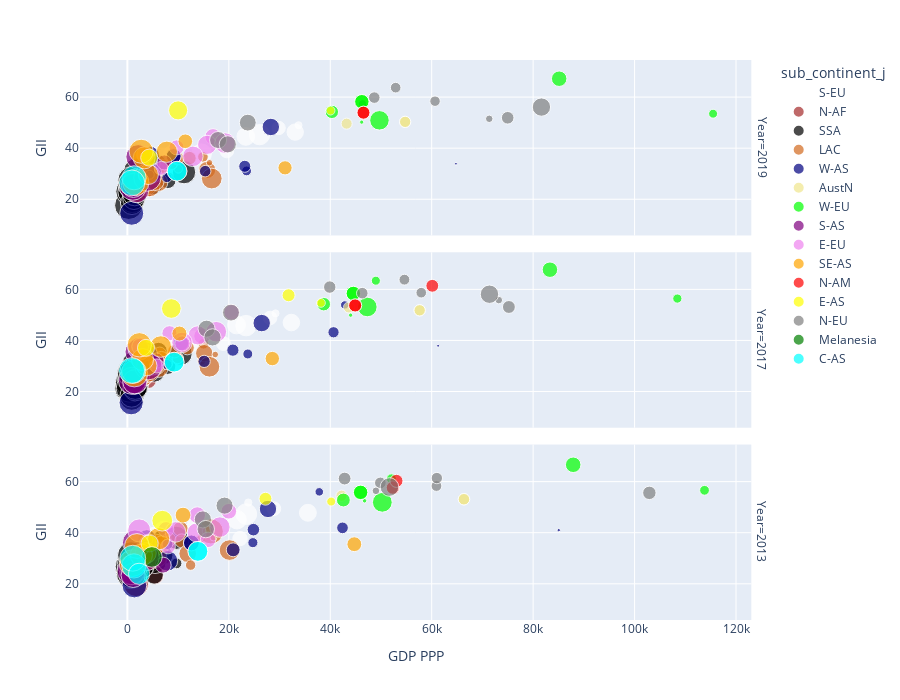

Notebook source saved alongside this figure:
### Code cell
fig = px.scatter(MERGED3[~MERGED3["GDP"].isnull()&((MERGED3["Year"]==2013)|
                                (MERGED3["Year"]==2017)|(MERGED3["Year"]==2019))&#(~MERGED3["RURALPOP"].isnull())&
                         (~MERGED3["Global Innovation Index"].isnull())], 
                 x="GDP", y="Global Innovation Index",size="RURALPOP",
                 color="sub_continent_j", facet_row="Year",hover_name="Country Code_x",
                 labels={"GDP":"GDP PPP","Global Innovation Index":"GII"},height=700,#range_y=[0,5000000000],
                 color_discrete_map=colormap1)#facet_col="landlocked", 
#fig.update_yaxes(matches=None)
fig.show()

### Figure 1 — Plotly figure (JSON) as saved in the notebook; plotly's stock layout.template omitted (floating-point values rounded to 4 significant figures)
{"data": [{"hovertemplate": "<b>%{hovertext}</b><br><br>sub_continent_j=S-EU<br>Year=2019<br>GDP PPP=%{x}<br>GII=%{y}<br>RURALPOP=%{marker.size}<extra></extra>", "hovertext": ["ALB", "BIH", "HRV", "GRC", "ITA", "MLT", "MNE", "PRT", "SRB", "SVN", "ESP"], "legendgroup": "S-EU", "marker": {"color": "white", "size": [38.77, 51.37, 42.76, 20.61, 29.26, 5.322, 32.85, 34.24, 43.74, 45.18, 19.44], "sizemode": "area", "sizeref": 0.2182, "symbol": "circle"}, "mode": "markers", "name": "S-EU", "orientation": "v", "showlegend": true, "type": "scatter", "x": [5303.0, 6109.0, 14630.0, 19600.0, 33090.0, 33750.0, 8825.0, 23350.0, 7359.0, 26060.0, 29820.0], "xaxis": "x3", "y": [30.3, 31.4, 37.8, 38.9, 46.3, 49, 37.7, 44.6, 35.7, 45.3, 47.9], "yaxis": "y3"}, {"hovertemplate": "<b>%{hovertext}</b><br><br>sub_continent_j=S-EU<br>Year=2017<br>GDP PPP=%{x}<br>GII=%{y}<br>RURALPOP=%{marker.size}<extra></extra>", "hovertext": ["ALB", "BIH", "HRV", "GRC", "ITA", "MLT", "MNE", "PRT", "MKD", "SRB", "SVN", "ESP"], "legendgroup": "S-EU", "marker": {"color": "white", "size": [40.62, 52.12, 43.33, 21.28, 29.86, 5.454, 33.52, 35.35, 42.25, 44.06, 45.73, 19.92], "sizemode": "area", "sizeref": 0.2182, "symbol": "circle"}, "mode": "markers", "name": "S-EU", "orientation": "v", "showlegend": false, "type": "scatter", "x": [4514.0, 5395.0, 13230.0, 18930.0, 32330.0, 29210.0, 7739.0, 21520.0, 5431.0, 6275.0, 23400.0, 28140.0], "xaxis": "x2", "y": [28.9, 30.2, 39.8, 38.8, 47, 50.6, 38.1, 46.1, 35.4, 35.3, 45.8, 48.8], "yaxis": "y2"}, {"hovertemplate": "<b>%{hovertext}</b><br><br>sub_continent_j=S-EU<br>Year=2013<br>GDP PPP=%{x}<br>GII=%{y}<br>RURALPOP=%{marker.size}<extra></extra>", "hovertext": ["ALB", "BIH", "HRV", "GRC", "ITA", "MLT", "MNE", "PRT", "MKD", "SRB", "SVN", "ESP"], "legendgroup": "S-EU", "marker": {"color": "white", "size": [44.61, 53.48, 44.29, 22.64, 31.02, 5.721, 34.86, 37.65, 42.81, 44.53, 46.67, 20.87], "sizemode": "area", "sizeref": 0.2182, "symbol": "circle"}, "mode": "markers", "name": "S-EU", "orientation": "v", "showlegend": false, "type": "scatter", "x": [4400.0, 5132.0, 13580.0, 22200.0, 35590.0, 23840.0, 7128.0, 21610.0, 5211.0, 6753.0, 23460.0, 28870.0], "xaxis": "x", "y": [30.9, 36.2, 41.9, 37.7, 47.8, 51.8, 41, 45.1, 38.2, 37.9, 47.3, 49.4], "yaxis": "y"}, {"hovertemplate": "<b>%{hovertext}</b><br><br>sub_continent_j=N-AF<br>Year=2019<br>GDP PPP=%{x}<br>GII=%{y}<br>RURALPOP=%{marker.size}<extra></extra>", "hovertext": ["DZA", "EGY", "MAR", "TUN"], "legendgroup": "N-AF", "marker": {"color": "brown", "size": [26.81, 57.27, 37.01, 30.75], "sizemode": "area", "sizeref": 0.2182, "symbol": "circle"}, "mode": "markers", "name": "N-AF", "orientation": "v", "showlegend": true, "type": "scatter", "x": [3976.0, 3161.0, 3282.0, 3318.0], "xaxis": "x3", "y": [24, 27.5, 31.6, 32.8], "yaxis": "y3"}, {"hovertemplate": "<b>%{hovertext}</b><br><br>sub_continent_j=N-AF<br>Year=2017<br>GDP PPP=%{x}<br>GII=%{y}<br>RURALPOP=%{marker.size}<extra></extra>", "hovertext": ["DZA", "EGY", "MAR", "TUN"], "legendgroup": "N-AF", "marker": {"color": "brown", "size": [27.95, 57.3, 38.09, 31.36], "sizemode": "area", "sizeref": 0.2182, "symbol": "circle"}, "mode": "markers", "name": "N-AF", "orientation": "v", "showlegend": false, "type": "scatter", "x": [4110.0, 2023.0, 3083.0, 3481.0], "xaxis": "x2", "y": [24.3, 26, 32.7, 32.3], "yaxis": "y2"}, {"hovertemplate": "<b>%{hovertext}</b><br><br>sub_continent_j=N-AF<br>Year=2013<br>GDP PPP=%{x}<br>GII=%{y}<br>RURALPOP=%{marker.size}<extra></extra>", "hovertext": ["DZA", "EGY", "MAR", "SDN", "TUN"], "legendgroup": "N-AF", "marker": {"color": "brown", "size": [30.42, 57.11, 40.3, 66.49, 32.5], "sizemode": "area", "sizeref": 0.2182, "symbol": "circle"}, "mode": "markers", "name": "N-AF", "orientation": "v", "showlegend": false, "type": "scatter", "x": [5500.0, 3063.0, 3168.0, 1725.0, 4223.0], "xaxis": "x", "y": [23.1, 28.5, 30.9, 19.8, 35.8], "yaxis": "y"}, {"hovertemplate": "<b>%{hovertext}</b><br><br>sub_continent_j=SSA<br>Year=2019<br>GDP PPP=%{x}<br>GII=%{y}<br>RURALPOP=%{marker.size}<extra></extra>", "hovertext": ["BEN", "BEN", "BWA", "BFA", "BDI", "CMR", "CIV", "CIV", "ETH", "GHA", "GIN", "KEN", "MDG", "MWI", "MLI", "MUS", "MOZ", "NAM", "NGA", "NGA", "RWA", "SEN", "ZAF", "TGO", "UGA", "ZMB", "ZWE"], "legendgroup": "SSA", "marker": {"color": "black", "size": [52.14, 52.14, 29.83, 70.02, 86.63, 43.03, 48.76, 48.76, 78.78, 43.29, 63.5, 72.49, 62.14, 82.83, 56.86, 59.23, 63.47, 48.96, 48.84, 48.84, 82.69, 52.35, 33.14, 57.75, 75.64, 55.93, 67.79], "sizemode": "area", "sizeref": 0.2182, "symbol": "circle"}, "mode": "markers", "name": "SSA", "orientation": "v", "showlegend": true, "type": "scatter", "x": [1220.0, 1220.0, 7961.0, 786.9, 260.4, 1502.0, 2276.0, 2276.0, 827.5, 2203.0, 967.4, 1817.0, 523.0, 434.8, 886.8, 11170.0, 503.7, 4957.0, 2361.0, 2361.0, 820.1, 1452.0, 6001.0, 899.5, 736.6, 1292.0, 1464.0], "xaxis": "x3", "y": [20.4, 20.4, 27.4, 23.3, 17.6, 23.9, 25.6, 25.6, 24.2, 25.3, 19.5, 31.1, 22.4, 23, 24, 30.6, 22.9, 25.9, 23.9, 23.9, 27.4, 26.8, 34, 18.5, 25.6, 20.4, 22.3], "yaxis": "y3"}, {"hovertemplate": "<b>%{hovertext}</b><br><br>sub_continent_j=SSA<br>Year=2017<br>GDP PPP=%{x}<br>GII=%{y}<br>RURALPOP=%{marker.size}<extra></extra>", "hovertext": ["BEN", "BEN", "BWA", "BFA", "BDI", "CMR", "CIV", "CIV", "ETH", "GIN", "KEN", "MDG", "MWI", "MLI", "MUS", "MOZ", "NAM", "NER", "NGA", "NGA", "RWA", "SEN", "ZAF", "TGO", "UGA", "TZA", "TZA", "ZMB", "ZWE"], "legendgroup": "SSA", "marker": {"color": "black", "size": [53.23, 53.23, 31.3, 71.26, 87.29, 44.22, 49.67, 49.67, 79.69, 64.21, 73.44, 63.48, 83.29, 58.43, 59.16, 64.55, 50.99, 83.65, 50.48, 50.48, 82.88, 53.26, 34.15, 58.84, 76.8, 66.95, 66.95, 57.02, 67.76], "sizemode": "area", "sizeref": 0.2182, "symbol": "circle"}, "mode": "markers", "name": "SSA", "orientation": "v", "showlegend": false, "type": "scatter", "x": [1137.0, 1137.0, 7893.0, 735.0, 297.1, 1425.0, 2111.0, 2111.0, 721.8, 855.6, 1572.0, 515.3, 359.2, 830.0, 10490.0, 461.4, 5300.0, 517.1, 1969.0, 1969.0, 772.3, 1362.0, 6122.0, 830.7, 658.7, 1003.0, 1003.0, 1535.0, 1548.0], "xaxis": "x2", "y": [23, 23, 30, 21.9, 21.3, 22.6, 24, 24, 24.2, 17.4, 31, 24.2, 23.5, 22.5, 34.8, 24.5, 27.9, 21.2, 21.9, 21.9, 27.4, 27.1, 35.8, 18.4, 27, 28, 28, 20.8, 21.8], "yaxis": "y2"}, {"hovertemplate": "<b>%{hovertext}</b><br><br>sub_continent_j=SSA<br>Year=2013<br>GDP PPP=%{x}<br>GII=%{y}<br>RURALPOP=%{marker.size}<extra></extra>", "hovertext": ["AGO", "BEN", "BEN", "BWA", "BFA", "CPV", "CMR", "CIV", "CIV", "ETH", "GAB", "GMB", "GHA", "GIN", "KEN", "SWZ", "LSO", "MDG", "MWI", "MLI", "MUS", "MOZ", "NAM", "NER", "NGA", "NGA", "RWA", "SEN", "ZAF", "TGO", "UGA", "TZA", "TZA", "ZMB", "ZWE"], "legendgroup": "SSA", "marker": {"color": "black", "size": [38.0, 55.36, 55.36, 34.43, 73.65, 36.68, 46.63, 51.41, 51.41, 81.42, 12.84, 42.18, 47.25, 65.45, 75.21, 77.0, 73.9, 66.12, 84.03, 61.6, 58.78, 66.64, 55.24, 83.79, 53.88, 53.88, 83.05, 54.98, 36.21, 60.94, 79.04, 69.8, 69.8, 59.13, 67.35], "sizemode": "area", "sizeref": 0.2182, "symbol": "circle"}, "mode": "markers", "name": "SSA", "orientation": "v", "showlegend": false, "type": "scatter", "x": [5255.0, 1088.0, 1088.0, 7225.0, 787.2, 3617.0, 1465.0, 1757.0, 1757.0, 487.9, 9681.0, 700.5, 2378.0, 769.0, 1210.0, 4230.0, 1193.0, 541.1, 334.0, 805.2, 9662.0, 664.1, 5431.0, 552.2, 2998.0, 2998.0, 723.2, 1394.0, 6829.0, 720.3, 720.4, 967.4, 967.4, 1781.0, 1430.0], "xaxis": "x", "y": [23.5, 25.1, 25.1, 31.1, 27, 29.7, 25.7, 23.4, 23.4, 24.8, 28, 26.4, 30.6, 25.7, 30.3, 29.6, 26.3, 22.9, 26.7, 28.8, 38, 26.5, 28.4, 24, 26.6, 26.6, 27.6, 30.5, 37.6, 23, 31.2, 26.4, 26.4, 26.8, 24], "yaxis": "y"}, {"hovertemplate": "<b>%{hovertext}</b><br><br>sub_continent_j=LAC<br>Year=2019<br>GDP PPP=%{x}<br>GII=%{y}<br>RURALPOP=%{marker.size}<extra></extra>", "hovertext": ["ARG", "BOL", "BOL", "BRA", "BRA", "CHL", "COL", "CRI", "ECU", "SLV", "GTM", "HND", "JAM", "MEX", "NIC", "PAN", "PRY", "PER", "TTO", "URY"], "legendgroup": "LAC", "marker": {"color": "chocolate", "size": [8.009, 30.23, 30.23, 13.18, 13.18, 12.36, 18.9, 19.92, 36.01, 27.25, 48.56, 42.27, 44.02, 19.56, 41.24, 31.94, 38.12, 21.9, 46.81, 4.574], "sizemode": "area", "sizeref": 0.2182, "symbol": "circle"}, "mode": "markers", "name": "LAC", "orientation": "v", "showlegend": true, "type": "scatter", "x": [10040.0, 3552.0, 3552.0, 8755.0, 8755.0, 14900.0, 6432.0, 12240.0, 6184.0, 4187.0, 4363.0, 2575.0, 5369.0, 9849.0, 1913.0, 15730.0, 5406.0, 6978.0, 16640.0, 16190.0], "xaxis": "x3", "y": [31.9, 24.8, 24.8, 33.8, 33.8, 36.6, 33, 36.1, 26.6, 24.9, 25.1, 25.5, 30.8, 36.1, 22.5, 31.5, 27.1, 32.9, 28.1, 34.3], "yaxis": "y3"}, {"hovertemplate": "<b>%{hovertext}</b><br><br>sub_continent_j=LAC<br>Year=2017<br>GDP PPP=%{x}<br>GII=%{y}<br>RURALPOP=%{marker.size}<extra></extra>", "hovertext": ["ARG", "BOL", "BOL", "BRA", "BRA", "CHL", "COL", "CRI", "DOM", "ECU", "SLV", "GTM", "HND", "JAM", "MEX", "PAN", "PRY", "PER", "TTO", "URY"], "legendgroup": "LAC", "marker": {"color": "chocolate", "size": [8.251, 30.92, 30.92, 13.69, 13.69, 12.51, 19.55, 21.44, 19.72, 36.33, 28.72, 49.32, 43.54, 44.62, 20.13, 32.64, 38.7, 22.28, 46.8, 4.76], "sizemode": "area", "sizeref": 0.2182, "symbol": "circle"}, "mode": "markers", "name": "LAC", "orientation": "v", "showlegend": false, "type": "scatter", "x": [14630.0, 3351.0, 3351.0, 9925.0, 9925.0, 15000.0, 6377.0, 11810.0, 7609.0, 6214.0, 3910.0, 4234.0, 2454.0, 5070.0, 9278.0, 15150.0, 5681.0, 6711.0, 16170.0, 17320.0], "xaxis": "x2", "y": [32, 25.6, 25.6, 33.1, 33.1, 38.7, 34.8, 37.1, 31.2, 29.1, 26.7, 27.9, 26.4, 30.4, 35.8, 35, 30.3, 32.9, 29.7, 34.5], "yaxis": "y2"}, {"hovertemplate": "<b>%{hovertext}</b><br><br>sub_continent_j=LAC<br>Year=2013<br>GDP PPP=%{x}<br>GII=%{y}<br>RURALPOP=%{marker.size}<extra></extra>", "hovertext": ["ARG", "BRB", "BLZ", "BOL", "BOL", "BRA", "BRA", "CHL", "COL", "CRI", "DOM", "ECU", "SLV", "GTM", "GUY", "HND", "JAM", "MEX", "NIC", "PAN", "PRY", "PER", "TTO", "URY", "VEN"], "legendgroup": "LAC", "marker": {"color": "chocolate", "size": [8.751, 68.57, 54.72, 32.3, 32.3, 14.79, 14.79, 12.75, 20.94, 25.03, 23.25, 36.88, 31.96, 50.69, 73.6, 46.14, 45.65, 21.3, 42.49, 33.95, 39.8, 23.01, 46.47, 5.157, 11.87], "sizemode": "area", "sizeref": 0.2182, "symbol": "circle"}, "mode": "markers", "name": "LAC", "orientation": "v", "showlegend": false, "type": "scatter", "x": [14530.0, 16450.0, 4569.0, 2908.0, 2908.0, 12300.0, 12300.0, 15840.0, 8218.0, 10490.0, 6236.0, 6056.0, 3510.0, 3398.0, 5489.0, 2103.0, 4998.0, 10730.0, 1812.0, 11890.0, 5927.0, 6757.0, 20140.0, 16970.0, 12470.0], "xaxis": "x", "y": [37.7, 40.5, 30, 30.5, 30.5, 36.3, 36.3, 40.6, 37.4, 41.5, 33.3, 32.8, 31.3, 31.5, 34.4, 28.8, 32.9, 36.8, 27.1, 31.8, 30.3, 36, 33.2, 38.1, 27.3], "yaxis": "y"}, {"hovertemplate": "<b>%{hovertext}</b><br><br>sub_continent_j=W-AS<br>Year=2019<br>GDP PPP=%{x}<br>GII=%{y}<br>RURALPOP=%{marker.size}<extra></extra>", "hovertext": ["ARM", "AZE", "BHR", "CYP", "GEO", "ISR", "JOR", "KWT", "LBN", "OMN", "QAT", "SAU", "TUR", "TUR", "YEM"], "legendgroup": "W-AS", "marker": {"color": "navy", "size": [36.78, 43.97, 10.61, 33.19, 40.96, 7.499, 8.797, 0, 11.24, 14.56, 0.812, 15.94, 24.37, 24.37, 62.73], "sizemode": "area", "sizeref": 0.2182, "symbol": "circle"}, "mode": "markers", "name": "W-AS", "orientation": "v", "showlegend": true, "type": "scatter", "x": [4623.0, 4782.0, 23500.0, 28280.0, 4439.0, 46380.0, 4405.0, 32000.0, 7784.0, 15340.0, 64780.0, 23140.0, 9127.0, 9127.0, 855.1], "xaxis": "x3", "y": [34, 30.2, 31.1, 48.3, 37, 57.4, 29.6, 34.6, 28.5, 31, 33.9, 32.9, 36.9, 36.9, 14.5], "yaxis": "y3"}, {"hovertemplate": "<b>%{hovertext}</b><br><br>sub_continent_j=W-AS<br>Year=2017<br>GDP PPP=%{x}<br>GII=%{y}<br>RURALPOP=%{marker.size}<extra></extra>", "hovertext": ["ARM", "AZE", "BHR", "CYP", "GEO", "ISR", "JOR", "KWT", "LBN", "OMN", "QAT", "SAU", "TUR", "TUR", "ARE", "YEM"], "legendgroup": "W-AS", "marker": {"color": "navy", "size": [36.9, 44.66, 10.81, 33.16, 41.77, 7.664, 9.253, 0, 11.57, 16.44, 0.922, 16.38, 25.36, 25.36, 13.75, 63.98], "sizemode": "area", "sizeref": 0.2182, "symbol": "circle"}, "mode": "markers", "name": "W-AS", "orientation": "v", "showlegend": false, "type": "scatter", "x": [3915.0, 4151.0, 23740.0, 26480.0, 4052.0, 42850.0, 4231.0, 29750.0, 7793.0, 15130.0, 61260.0, 20800.0, 10590.0, 10590.0, 40640.0, 745.1], "xaxis": "x2", "y": [35.7, 30.6, 34.7, 46.8, 34.4, 53.9, 30.5, 36.1, 30.6, 31.8, 37.9, 36.2, 38.9, 38.9, 43.2, 15.6], "yaxis": "y2"}, {"hovertemplate": "<b>%{hovertext}</b><br><br>sub_continent_j=W-AS<br>Year=2013<br>GDP PPP=%{x}<br>GII=%{y}<br>RURALPOP=%{marker.size}<extra></extra>", "hovertext": ["ARM", "AZE", "BHR", "CYP", "GEO", "ISR", "JOR", "KWT", "LBN", "OMN", "QAT", "SAU", "SYR", "TUR", "TUR", "ARE", "YEM"], "legendgroup": "W-AS", "marker": {"color": "navy", "size": [36.84, 45.85, 11.17, 32.86, 43.31, 7.969, 10.88, 0, 12.21, 21.12, 1.215, 17.26, 47.47, 27.47, 27.47, 14.93, 66.44], "sizemode": "area", "sizeref": 0.2182, "symbol": "circle"}, "mode": "markers", "name": "W-AS", "orientation": "v", "showlegend": false, "type": "scatter", "x": [3838.0, 7902.0, 24740.0, 27720.0, 4246.0, 37830.0, 4044.0, 49390.0, 7933.0, 20870.0, 85050.0, 24850.0, 1380.0, 12610.0, 12610.0, 42410.0, 1382.0], "xaxis": "x", "y": [37.6, 29, 36.1, 49.3, 35.6, 56, 37.3, 40, 35.5, 33.3, 41, 41.2, 23.7, 36, 36, 41.9, 19.3], "yaxis": "y"}, {"hovertemplate": "<b>%{hovertext}</b><br><br>sub_continent_j=AustN<br>Year=2019<br>GDP PPP=%{x}<br>GII=%{y}<br>RURALPOP=%{marker.size}<extra></extra>", "hovertext": ["AUS", "AUS", "NZL"], "legendgroup": "AustN", "marker": {"color": "khaki", "size": [13.88, 13.88, 13.39], "sizemode": "area", "sizeref": 0.2182, "symbol": "circle"}, "mode": "markers", "name": "AustN", "orientation": "v", "showlegend": true, "type": "scatter", "x": [54760.0, 54760.0, 43230.0], "xaxis": "x3", "y": [50.3, 50.3, 49.6], "yaxis": "y3"}, {"hovertemplate": "<b>%{hovertext}</b><br><br>sub_continent_j=AustN<br>Year=2017<br>GDP PPP=%{x}<br>GII=%{y}<br>RURALPOP=%{marker.size}<extra></extra>", "hovertext": ["AUS", "AUS", "NZL"], "legendgroup": "AustN", "marker": {"color": "khaki", "size": [14.1, 14.1, 13.53], "sizemode": "area", "sizeref": 0.2182, "symbol": "circle"}, "mode": "markers", "name": "AustN", "orientation": "v", "showlegend": false, "type": "scatter", "x": [57630.0, 57630.0, 43690.0], "xaxis": "x2", "y": [51.8, 51.8, 52.9], "yaxis": "y2"}, {"hovertemplate": "<b>%{hovertext}</b><br><br>sub_continent_j=AustN<br>Year=2013<br>GDP PPP=%{x}<br>GII=%{y}<br>RURALPOP=%{marker.size}<extra></extra>", "hovertext": ["AUS", "AUS", "NZL"], "legendgroup": "AustN", "marker": {"color": "khaki", "size": [14.5, 14.5, 13.78], "sizemode": "area", "sizeref": 0.2182, "symbol": "circle"}, "mode": "markers", "name": "AustN", "orientation": "v", "showlegend": false, "type": "scatter", "x": [66360.0, 66360.0, 42220.0], "xaxis": "x", "y": [53.1, 53.1, 54.5], "yaxis": "y"}, {"hovertemplate": "<b>%{hovertext}</b><br><br>sub_continent_j=W-EU<br>Year=2019<br>GDP PPP=%{x}<br>GII=%{y}<br>RURALPOP=%{marker.size}<extra></extra>", "hovertext": ["AUT", "BEL", "FRA", "DEU", "DEU", "LUX", "CHE"], "legendgroup": "W-EU", "marker": {"color": "lime", "size": [41.48, 1.959, 19.29, 22.62, 22.62, 8.777, 26.15], "sizemode": "area", "sizeref": 0.2182, "symbol": "circle"}, "mode": "markers", "name": "W-EU", "orientation": "v", "showlegend": true, "type": "scatter", "x": [49700.0, 46200.0, 40320.0, 46230.0, 46230.0, 115500.0, 85130.0], "xaxis": "x3", "y": [50.9, 50.2, 54.2, 58.2, 58.2, 53.5, 67.2], "yaxis": "y3"}, {"hovertemplate": "<b>%{hovertext}</b><br><br>sub_continent_j=W-EU<br>Year=2017<br>GDP PPP=%{x}<br>GII=%{y}<br>RURALPOP=%{marker.size}<extra></extra>", "hovertext": ["AUT", "BEL", "FRA", "DEU", "DEU", "LUX", "NLD", "CHE"], "legendgroup": "W-EU", "marker": {"color": "lime", "size": [41.91, 2.039, 19.82, 22.74, 22.74, 9.273, 8.923, 26.24], "sizemode": "area", "sizeref": 0.2182, "symbol": "circle"}, "mode": "markers", "name": "W-EU", "orientation": "v", "showlegend": false, "type": "scatter", "x": [47310.0, 44020.0, 38720.0, 44550.0, 44550.0, 108400.0, 48990.0, 83310.0], "xaxis": "x2", "y": [53.1, 49.9, 54.2, 58.4, 58.4, 56.4, 63.4, 67.7], "yaxis": "y2"}, {"hovertemplate": "<b>%{hovertext}</b><br><br>sub_continent_j=W-EU<br>Year=2013<br>GDP PPP=%{x}<br>GII=%{y}<br>RURALPOP=%{marker.size}<extra></extra>", "hovertext": ["AUT", "BEL", "FRA", "DEU", "DEU", "LUX", "NLD", "CHE"], "legendgroup": "W-EU", "marker": {"color": "lime", "size": [42.66, 2.211, 20.86, 22.82, 22.82, 10.43, 10.81, 26.33], "sizemode": "area", "sizeref": 0.2182, "symbol": "circle"}, "mode": "markers", "name": "W-EU", "orientation": "v", "showlegend": false, "type": "scatter", "x": [50260.0, 46770.0, 42590.0, 45980.0, 45980.0, 113800.0, 52060.0, 87900.0], "xaxis": "x", "y": [51.9, 52.5, 52.8, 55.8, 55.8, 56.6, 61.1, 66.6], "yaxis": "y"}, {"hovertemplate": "<b>%{hovertext}</b><br><br>sub_continent_j=S-AS<br>Year=2019<br>GDP PPP=%{x}<br>GII=%{y}<br>RURALPOP=%{marker.size}<extra></extra>", "hovertext": ["BGD", "IND", "IRN", "NPL", "PAK", "LKA"], "legendgroup": "S-AS", "marker": {"color": "purple", "size": [62.59, 65.53, 24.61, 79.85, 63.09, 81.41], "sizemode": "area", "sizeref": 0.2182, "symbol": "circle"}, "mode": "markers", "name": "S-AS", "orientation": "v", "showlegend": true, "type": "scatter", "x": [1846.0, 2116.0, 7282.0, 1074.0, 1187.0, 3940.0], "xaxis": "x3", "y": [23.3, 36.6, 34.4, 24.9, 25.4, 28.5], "yaxis": "y3"}, {"hovertemplate": "<b>%{hovertext}</b><br><br>sub_continent_j=S-AS<br>Year=2017<br>GDP PPP=%{x}<br>GII=%{y}<br>RURALPOP=%{marker.size}<extra></extra>", "hovertext": ["BGD", "IND", "IRN", "NPL", "PAK", "LKA"], "legendgroup": "S-AS", "marker": {"color": "purple", "size": [64.14, 66.4, 25.61, 80.66, 63.56, 81.62], "sizemode": "area", "sizeref": 0.2182, "symbol": "circle"}, "mode": "markers", "name": "S-AS", "orientation": "v", "showlegend": false, "type": "scatter", "x": [1538.0, 1961.0, 5714.0, 926.1, 1456.0, 4138.0], "xaxis": "x2", "y": [23.7, 35.5, 32.1, 24.2, 23.8, 29.9], "yaxis": "y2"}, {"hovertemplate": "<b>%{hovertext}</b><br><br>sub_continent_j=S-AS<br>Year=2013<br>GDP PPP=%{x}<br>GII=%{y}<br>RURALPOP=%{marker.size}<extra></extra>", "hovertext": ["BGD", "IND", "IRN", "NPL", "PAK", "LKA"], "legendgroup": "S-AS", "marker": {"color": "purple", "size": [67.24, 68.0, 27.7, 82.19, 64.39, 81.8], "sizemode": "area", "sizeref": 0.2182, "symbol": "circle"}, "mode": "markers", "name": "S-AS", "orientation": "v", "showlegend": false, "type": "scatter", "x": [1005.0, 1497.0, 7054.0, 677.2, 1152.0, 3597.0], "xaxis": "x", "y": [24.5, 36.2, 27.3, 25, 23.3, 30.4], "yaxis": "y"}, {"hovertemplate": "<b>%{hovertext}</b><br><br>sub_continent_j=E-EU<br>Year=2019<br>GDP PPP=%{x}<br>GII=%{y}<br>RURALPOP=%{marker.size}<extra></extra>", "hovertext": ["BLR", "BGR", "HUN", "POL", "ROU", "SVK", "UKR"], "legendgroup": "E-EU", "marker": {"color": "violet", "size": [20.96, 24.65, 28.36, 39.96, 45.92, 46.27, 30.53], "sizemode": "area", "sizeref": 0.2182, "symbol": "circle"}, "mode": "markers", "name": "E-EU", "orientation": "v", "showlegend": true, "type": "scatter", "x": [6674.0, 9703.0, 16880.0, 15730.0, 12910.0, 19260.0, 3496.0], "xaxis": "x3", "y": [32.1, 40.3, 44.5, 41.3, 36.8, 42, 37.4], "yaxis": "y3"}, {"hovertemplate": "<b>%{hovertext}</b><br><br>sub_continent_j=E-EU<br>Year=2017<br>GDP PPP=%{x}<br>GII=%{y}<br>RURALPOP=%{marker.size}<extra></extra>", "hovertext": ["BLR", "BGR", "CZE", "HUN", "POL", "MDA", "ROU", "RUS", "SVK", "UKR"], "legendgroup": "E-EU", "marker": {"color": "violet", "size": [21.87, 25.33, 26.33, 28.94, 39.9, 57.44, 46.06, 25.71, 46.25, 30.75], "sizemode": "area", "sizeref": 0.2182, "symbol": "circle"}, "mode": "markers", "name": "E-EU", "orientation": "v", "showlegend": false, "type": "scatter", "x": [5791.0, 8300.0, 20550.0, 14690.0, 13870.0, 2382.0, 10770.0, 10840.0, 17530.0, 2522.0], "xaxis": "x2", "y": [30, 42.8, 51, 41.7, 42, 36.8, 39.2, 38.8, 43.4, 37.6], "yaxis": "y2"}, {"hovertemplate": "<b>%{hovertext}</b><br><br>sub_continent_j=E-EU<br>Year=2013<br>GDP PPP=%{x}<br>GII=%{y}<br>RURALPOP=%{marker.size}<extra></extra>", "hovertext": ["BLR", "BGR", "CZE", "HUN", "POL", "MDA", "ROU", "RUS", "SVK", "UKR"], "legendgroup": "E-EU", "marker": {"color": "violet", "size": [23.8, 26.69, 26.71, 30.05, 39.47, 57.47, 46.06, 26.14, 45.86, 31.12], "sizemode": "area", "sizeref": 0.2182, "symbol": "circle"}, "mode": "markers", "name": "E-EU", "orientation": "v", "showlegend": false, "type": "scatter", "x": [8015.0, 7626.0, 20000.0, 13770.0, 13650.0, 2331.0, 9484.0, 15920.0, 18230.0, 4048.0], "xaxis": "x", "y": [34.6, 41.3, 48.4, 46.9, 40.1, 40.9, 40.3, 37.2, 42.2, 35.8], "yaxis": "y"}, {"hovertemplate": "<b>%{hovertext}</b><br><br>sub_continent_j=SE-AS<br>Year=2019<br>GDP PPP=%{x}<br>GII=%{y}<br>RURALPOP=%{marker.size}<extra></extra>", "hovertext": ["BRN", "KHM", "IDN", "MYS", "PHL", "SGP", "THA", "VNM"], "legendgroup": "SE-AS", "marker": {"color": "orange", "size": [22.06, 76.19, 44.02, 23.39, 52.85, 0, 49.31, 63.37], "sizemode": "area", "sizeref": 0.2182, "symbol": "circle"}, "mode": "markers", "name": "SE-AS", "orientation": "v", "showlegend": true, "type": "scatter", "x": [31090.0, 1644.0, 4136.0, 11410.0, 3324.0, 64100.0, 7785.0, 2715.0], "xaxis": "x3", "y": [32.3, 26.6, 29.7, 42.7, 36.2, 58.4, 38.6, 38.8], "yaxis": "y3"}, {"hovertemplate": "<b>%{hovertext}</b><br><br>sub_continent_j=SE-AS<br>Year=2017<br>GDP PPP=%{x}<br>GII=%{y}<br>RURALPOP=%{marker.size}<extra></extra>", "hovertext": ["BRN", "KHM", "IDN", "MYS", "PHL", "SGP", "THA", "VNM"], "legendgroup": "SE-AS", "marker": {"color": "orange", "size": [22.69, 77.02, 45.34, 24.55, 53.32, 0, 50.8, 64.79], "sizemode": "area", "sizeref": 0.2182, "symbol": "circle"}, "mode": "markers", "name": "SE-AS", "orientation": "v", "showlegend": false, "type": "scatter", "x": [28570.0, 1385.0, 3838.0, 10260.0, 2982.0, 59890.0, 6578.0, 2366.0], "xaxis": "x2", "y": [32.9, 27, 30.1, 42.7, 32.5, 58.7, 37.6, 38.3], "yaxis": "y2"}, {"hovertemplate": "<b>%{hovertext}</b><br><br>sub_continent_j=SE-AS<br>Year=2013<br>GDP PPP=%{x}<br>GII=%{y}<br>RURALPOP=%{marker.size}<extra></extra>", "hovertext": ["BRN", "KHM", "IDN", "MYS", "PHL", "SGP", "THA", "VNM"], "legendgroup": "SE-AS", "marker": {"color": "orange", "size": [24.0, 78.59, 48.05, 27.07, 54.1, 0, 53.81, 67.57], "sizemode": "area", "sizeref": 0.2182, "symbol": "circle"}, "mode": "markers", "name": "SE-AS", "orientation": "v", "showlegend": false, "type": "scatter", "x": [44740.0, 1016.0, 3624.0, 10970.0, 2749.0, 56400.0, 6168.0, 1887.0], "xaxis": "x", "y": [35.5, 28.1, 32, 46.9, 31.2, 59.4, 37.6, 34.8], "yaxis": "y"}, {"hovertemplate": "<b>%{hovertext}</b><br><br>sub_continent_j=N-AM<br>Year=2019<br>GDP PPP=%{x}<br>GII=%{y}<br>RURALPOP=%{marker.size}<extra></extra>", "hovertext": ["CAN", "CAN"], "legendgroup": "N-AM", "marker": {"color": "red", "size": [18.52, 18.52], "sizemode": "area", "sizeref": 0.2182, "symbol": "circle"}, "mode": "markers", "name": "N-AM", "orientation": "v", "showlegend": true, "type": "scatter", "x": [46550.0, 46550.0], "xaxis": "x3", "y": [53.9, 53.9], "yaxis": "y3"}, {"hovertemplate": "<b>%{hovertext}</b><br><br>sub_continent_j=N-AM<br>Year=2017<br>GDP PPP=%{x}<br>GII=%{y}<br>RURALPOP=%{marker.size}<extra></extra>", "hovertext": ["CAN", "CAN", "USA"], "legendgroup": "N-AM", "marker": {"color": "red", "size": [18.65, 18.65, 17.94], "sizemode": "area", "sizeref": 0.2182, "symbol": "circle"}, "mode": "markers", "name": "N-AM", "orientation": "v", "showlegend": false, "type": "scatter", "x": [44910.0, 44910.0, 60120.0], "xaxis": "x2", "y": [53.7, 53.7, 61.4], "yaxis": "y2"}, {"hovertemplate": "<b>%{hovertext}</b><br><br>sub_continent_j=N-AM<br>Year=2013<br>GDP PPP=%{x}<br>GII=%{y}<br>RURALPOP=%{marker.size}<extra></extra>", "hovertext": ["CAN", "CAN", "USA"], "legendgroup": "N-AM", "marker": {"color": "red", "size": [18.82, 18.82, 18.7], "sizemode": "area", "sizeref": 0.2182, "symbol": "circle"}, "mode": "markers", "name": "N-AM", "orientation": "v", "showlegend": false, "type": "scatter", "x": [52330.0, 52330.0, 53050.0], "xaxis": "x", "y": [57.6, 57.6, 60.3], "yaxis": "y"}, {"hovertemplate": "<b>%{hovertext}</b><br><br>sub_continent_j=E-AS<br>Year=2019<br>GDP PPP=%{x}<br>GII=%{y}<br>RURALPOP=%{marker.size}<extra></extra>", "hovertext": ["CHN", "JPN", "MNG"], "legendgroup": "E-AS", "marker": {"color": "yellow", "size": [39.69, 8.302, 31.46], "sizemode": "area", "sizeref": 0.2182, "symbol": "circle"}, "mode": "markers", "name": "E-AS", "orientation": "v", "showlegend": true, "type": "scatter", "x": [10000.0, 40060.0, 4295.0], "xaxis": "x3", "y": [54.8, 54.7, 36.3], "yaxis": "y3"}, {"hovertemplate": "<b>%{hovertext}</b><br><br>sub_continent_j=E-AS<br>Year=2017<br>GDP PPP=%{x}<br>GII=%{y}<br>RURALPOP=%{marker.size}<extra></extra>", "hovertext": ["CHN", "JPN", "MNG", "KOR"], "legendgroup": "E-AS", "marker": {"color": "yellow", "size": [42.04, 8.465, 31.64, 18.5], "sizemode": "area", "sizeref": 0.2182, "symbol": "circle"}, "mode": "markers", "name": "E-AS", "orientation": "v", "showlegend": false, "type": "scatter", "x": [8663.0, 38170.0, 3669.0, 31780.0], "xaxis": "x2", "y": [52.5, 54.7, 37.1, 57.7], "yaxis": "y2"}, {"hovertemplate": "<b>%{hovertext}</b><br><br>sub_continent_j=E-AS<br>Year=2013<br>GDP PPP=%{x}<br>GII=%{y}<br>RURALPOP=%{marker.size}<extra></extra>", "hovertext": ["CHN", "JPN", "MNG", "KOR"], "legendgroup": "E-AS", "marker": {"color": "yellow", "size": [46.99, 8.774, 31.9, 18.22], "sizemode": "area", "sizeref": 0.2182, "symbol": "circle"}, "mode": "markers", "name": "E-AS", "orientation": "v", "showlegend": false, "type": "scatter", "x": [6876.0, 40180.0, 4366.0, 27230.0], "xaxis": "x", "y": [44.7, 52.2, 35.8, 53.3], "yaxis": "y"}, {"hovertemplate": "<b>%{hovertext}</b><br><br>sub_continent_j=N-EU<br>Year=2019<br>GDP PPP=%{x}<br>GII=%{y}<br>RURALPOP=%{marker.size}<extra></extra>", "hovertext": ["DNK", "EST", "FIN", "ISL", "IRL", "LVA", "LTU", "NOR", "SWE"], "legendgroup": "N-EU", "marker": {"color": "gray", "size": [12.01, 30.95, 14.55, 6.145, 36.59, 31.78, 32.14, 17.38, 12.29], "sizemode": "area", "sizeref": 0.2182, "symbol": "circle"}, "mode": "markers", "name": "N-EU", "orientation": "v", "showlegend": true, "type": "scatter", "x": [60660.0, 23740.0, 48680.0, 71340.0, 81640.0, 17890.0, 19800.0, 74990.0, 52900.0], "xaxis": "x3", "y": [58.4, 50, 59.8, 51.5, 56.1, 43.2, 41.5, 51.9, 63.7], "yaxis": "y3"}, {"hovertemplate": "<b>%{hovertext}</b><br><br>sub_continent_j=N-EU<br>Year=2017<br>GDP PPP=%{x}<br>GII=%{y}<br>RURALPOP=%{marker.size}<extra></extra>", "hovertext": ["DNK", "EST", "FIN", "ISL", "IRL", "LVA", "LTU", "NOR", "SWE", "GBR"], "legendgroup": "N-EU", "marker": {"color": "gray", "size": [12.24, 31.28, 14.67, 6.227, 37.05, 31.92, 32.48, 18.13, 12.85, 16.86], "sizemode": "area", "sizeref": 0.2182, "symbol": "circle"}, "mode": "markers", "name": "N-EU", "orientation": "v", "showlegend": false, "type": "scatter", "x": [57940.0, 20430.0, 46310.0, 73230.0, 71390.0, 15610.0, 16780.0, 75220.0, 54620.0, 39900.0], "xaxis": "x2", "y": [58.7, 50.9, 58.5, 55.8, 58.1, 44.6, 41.2, 53.1, 63.8, 60.9], "yaxis": "y2"}, {"hovertemplate": "<b>%{hovertext}</b><br><br>sub_continent_j=N-EU<br>Year=2013<br>GDP PPP=%{x}<br>GII=%{y}<br>RURALPOP=%{marker.size}<extra></extra>", "hovertext": ["DNK", "EST", "FIN", "ISL", "IRL", "LVA", "LTU", "NOR", "SWE", "GBR"], "legendgroup": "N-EU", "marker": {"color": "gray", "size": [12.71, 31.88, 14.88, 6.367, 37.86, 32.08, 33.01, 19.71, 14.06, 17.9], "sizemode": "area", "sizeref": 0.2182, "symbol": "circle"}, "mode": "markers", "name": "N-EU", "orientation": "v", "showlegend": false, "type": "scatter", "x": [60940.0, 19160.0, 49880.0, 49000.0, 51670.0, 14880.0, 15460.0, 102900.0, 61010.0, 42830.0], "xaxis": "x", "y": [58.3, 50.6, 59.5, 56.4, 57.9, 45.2, 41.4, 55.6, 61.4, 61.2], "yaxis": "y"}, {"hovertemplate": "<b>%{hovertext}</b><br><br>sub_continent_j=Melanesia<br>Year=2013<br>GDP PPP=%{x}<br>GII=%{y}<br>RURALPOP=%{marker.size}<extra></extra>", "hovertext": ["FJI"], "legendgroup": "Melanesia", "marker": {"color": "green", "size": [46.29], "sizemode": "area", "sizeref": 0.2182, "symbol": "circle"}, "mode": "markers", "name": "Melanesia", "orientation": "v", "showlegend": true, "type": "scatter", "x": [4840.0], "xaxis": "x", "y": [30.5], "yaxis": "y"}, {"hovertemplate": "<b>%{hovertext}</b><br><br>sub_continent_j=C-AS<br>Year=2019<br>GDP PPP=%{x}<br>GII=%{y}<br>RURALPOP=%{marker.size}<extra></extra>", "hovertext": ["KAZ", "KAZ", "KGZ", "TJK"], "legendgroup": "C-AS", "marker": {"color": "cyan", "size": [42.46, 42.46, 63.41, 72.69], "sizemode": "area", "sizeref": 0.2182, "symbol": "circle"}, "mode": "markers", "name": "C-AS", "orientation": "v", "showlegend": true, "type": "scatter", "x": [9793.0, 9793.0, 1318.0, 894.0], "xaxis": "x3", "y": [31, 31, 28.4, 26.4], "yaxis": "y3"}, {"hovertemplate": "<b>%{hovertext}</b><br><br>sub_continent_j=C-AS<br>Year=2017<br>GDP PPP=%{x}<br>GII=%{y}<br>RURALPOP=%{marker.size}<extra></extra>", "hovertext": ["KAZ", "KAZ", "KGZ", "TJK"], "legendgroup": "C-AS", "marker": {"color": "cyan", "size": [42.66, 42.66, 63.87, 73.02], "sizemode": "area", "sizeref": 0.2182, "symbol": "circle"}, "mode": "markers", "name": "C-AS", "orientation": "v", "showlegend": false, "type": "scatter", "x": [9226.0, 9226.0, 1244.0, 848.7], "xaxis": "x2", "y": [31.5, 31.5, 28, 28.2], "yaxis": "y2"}, {"hovertemplate": "<b>%{hovertext}</b><br><br>sub_continent_j=C-AS<br>Year=2013<br>GDP PPP=%{x}<br>GII=%{y}<br>RURALPOP=%{marker.size}<extra></extra>", "hovertext": ["KAZ", "KAZ", "KGZ", "TJK", "UZB"], "legendgroup": "C-AS", "marker": {"color": "cyan", "size": [42.95, 42.95, 64.48, 73.41, 49.05], "sizemode": "area", "sizeref": 0.2182, "symbol": "circle"}, "mode": "markers", "name": "C-AS", "orientation": "v", "showlegend": false, "type": "scatter", "x": [13900.0, 13900.0, 1280.0, 1055.0, 2305.0], "xaxis": "x", "y": [32.7, 32.7, 27, 30, 23.9], "yaxis": "y"}], "layout": {"annotations": [{"font": {}, "showarrow": false, "text": "Year=2013", "textangle": 90, "x": 0.98, "xanchor": "left", "xref": "paper", "y": 0.1567, "yanchor": "middle", "yref": "paper"}, {"font": {}, "showarrow": false, "text": "Year=2017", "textangle": 90, "x": 0.98, "xanchor": "left", "xref": "paper", "y": 0.5, "yanchor": "middle", "yref": "paper"}, {"font": {}, "showarrow": false, "text": "Year=2019", "textangle": 90, "x": 0.98, "xanchor": "left", "xref": "paper", "y": 0.8433, "yanchor": "middle", "yref": "paper"}], "height": 700, "legend": {"itemsizing": "constant", "title": {"text": "sub_continent_j"}, "tracegroupgap": 0}, "margin": {"t": 60}, "xaxis": {"anchor": "y", "domain": [0, 0.98], "title": {"text": "GDP PPP"}}, "xaxis2": {"anchor": "y2", "domain": [0, 0.98], "matches": "x", "showticklabels": false}, "xaxis3": {"anchor": "y3", "domain": [0, 0.98], "matches": "x", "showticklabels": false}, "yaxis": {"anchor": "x", "domain": [0, 0.3133], "title": {"text": "GII"}}, "yaxis2": {"anchor": "x2", "domain": [0.3433, 0.6567], "matches": "y", "title": {"text": "GII"}}, "yaxis3": {"anchor": "x3", "domain": [0.6867, 1.0], "matches": "y", "title": {"text": "GII"}}}}
